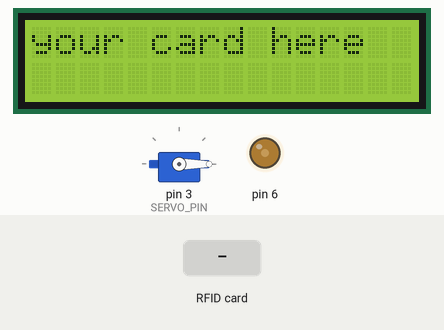
Bench run of a sketch on a simulated Arduino Uno, built with avr-gcc and run on an emulated ATmega328P. Parts: 16×2 character LCD, servo, output pins drawn as LEDs (lit = HIGH). Inputs (shaded band) come from the test bench. Pins used as bus, display or sensor lines are not drawn; what the sketch prints to the serial monitor is not drawn.

Above: at 3.3 s.
3.4 s: RFID card 03 0D A0 09 held to the reader
At 4.1 s:
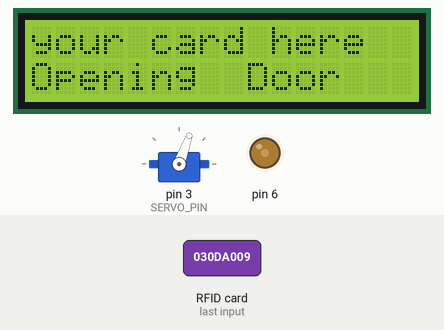
4.9 s: RFID card 5E 7A 19 C4 held to the reader
At 6.44 s:
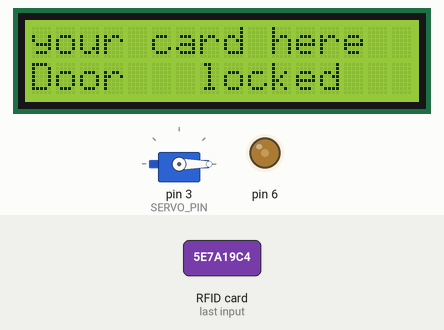
At 7.5 s:
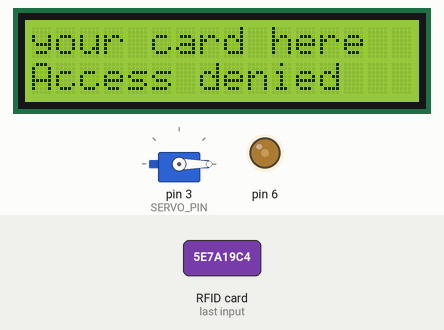
Timing chart, 0 to 9.0 s (numbered marks = the images above; inputs shaded):
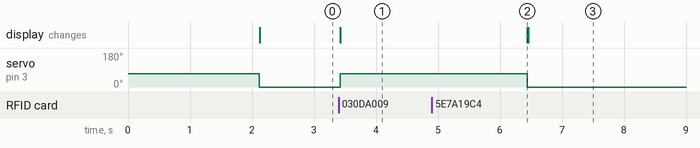

The sketch:

rfid_door_look-system.ino
```cpp
#include <SPI.h>
#include <MFRC522.h>
#include <Servo.h>


#include <LiquidCrystal_I2C.h>


 int con=75;


#define SS_PIN 10
#define RST_PIN 9
#define SERVO_PIN 3
Servo myservo;


LiquidCrystal_I2C lcd(0x27, 16, 2);


#define ACCESS_DELAY 2000
#define DENIED_DELAY 1000
MFRC522 mfrc522(SS_PIN, RST_PIN);

void setup()
{
  analogWrite(6,con);
  Serial.begin(9600);
  SPI.begin();
  mfrc522.PCD_Init();

 lcd.init();
  lcd.backlight();


  myservo.attach(SERVO_PIN);
  myservo.write( 70 );
  delay(2000);
  myservo.write( 0 );


  Serial.println("Put your card to the reader...");
  lcd.print("your card here");
  Serial.println();

}
void loop()
{

  if ( ! mfrc522.PICC_IsNewCardPresent())
  {
    return;
  }

  if ( ! mfrc522.PICC_ReadCardSerial())
  {
    return;
  }

  Serial.print("UID tag :");
  String content= "";
  byte letter;
  for (byte i = 0; i < mfrc522.uid.size; i++)
  {
     Serial.print(mfrc522.uid.uidByte[i] < 0x10 ? " 0" : " ");
     Serial.print(mfrc522.uid.uidByte[i], HEX);
     content.concat(String(mfrc522.uid.uidByte[i] < 0x10 ? " 0" : " "));
     content.concat(String(mfrc522.uid.uidByte[i], HEX));
  }
  Serial.println();
  Serial.print("Message : ");
  content.toUpperCase();


  if (content.substring(1) == "03 0D A0 09")
  {
    Serial.println("Authorized access");
    lcd.setCursor(0, 1);
    lcd.print("Opening  Door");
    Serial.println();
   myservo.write( 70 );
 delay(3000);
  myservo.write( 0 );
  lcd.setCursor(0, 1);
    lcd.print("Door   locked");

  }

 else   {
    Serial.println("Access denied");
    lcd.setCursor(0, 1);
 lcd.print("Access denied");

    delay(DENIED_DELAY);


  }
}
```

Measured:
- after the input at 3.4 s, servo on pin 3 (SERVO_PIN): 0° → 70° at once; the display: changes at once (image 1)
- after the input at 4.9 s, the display: first differs from a run without the input after 1.6 s (image 3)
